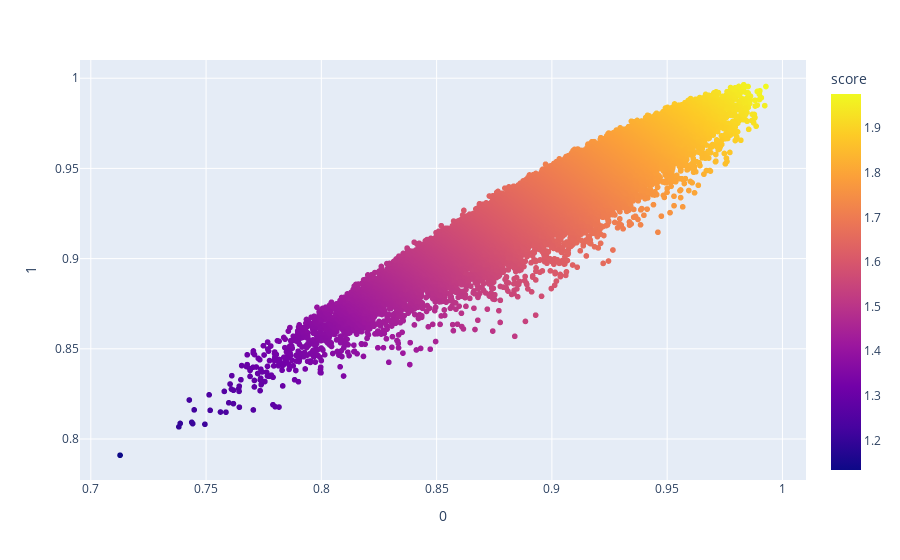

Source (notebook cell):
### Markdown cell above
It's also possible to gain some insights about movies by plotting the separate similarity scores. The clear strong correlation between movies suggests that Doc2Vec may find Toy Story and Jumanji to be very similar movies.

### Code cell
px.scatter(d2v_recommendation_3[1], x = 0, y = 1, color='score')

### Figure 1 — Plotly figure (JSON) as saved in the notebook; plotly's stock layout.template omitted (floating-point values rounded to 4 significant figures; data arrays with more than 128 entries replaced by an {"elided": "..."} marker saying what was removed)
{"data": [{"hovertemplate": "0=%{x}<br>1=%{y}<br>score=%{marker.color}<extra></extra>", "legendgroup": "", "marker": {"color": {"elided": "26548 float values"}, "coloraxis": "coloraxis", "symbol": "circle"}, "mode": "markers", "name": "", "showlegend": false, "type": "scattergl", "x": {"elided": "26548 float values"}, "xaxis": "x", "y": {"elided": "26548 float values"}, "yaxis": "y"}], "layout": {"autosize": true, "coloraxis": {"colorbar": {"title": {"text": "score"}}, "colorscale": [[0, "#0d0887"], [0.1111, "#46039f"], [0.2222, "#7201a8"], [0.3333, "#9c179e"], [0.4444, "#bd3786"], [0.5556, "#d8576b"], [0.6667, "#ed7953"], [0.7778, "#fb9f3a"], [0.8889, "#fdca26"], [1, "#f0f921"]]}, "legend": {"tracegroupgap": 0}, "margin": {"t": 60}, "xaxis": {"anchor": "y", "autorange": true, "domain": [0, 1], "range": [0.696, 1.01], "title": {"text": "0"}, "type": "linear"}, "yaxis": {"anchor": "x", "autorange": true, "domain": [0, 1], "range": [0.7751, 1.012], "title": {"text": "1"}, "type": "linear"}}}
